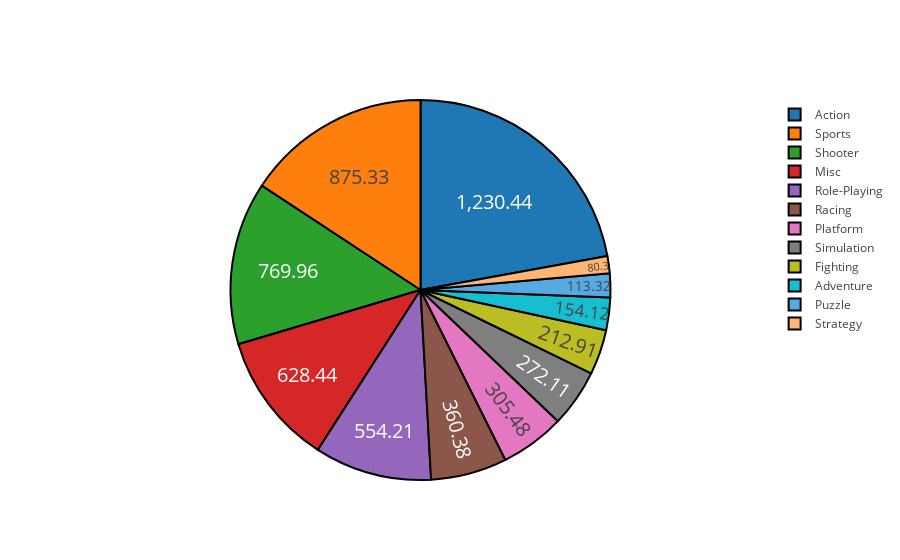

The notebook cell this image was saved under:
### Code cell
labels = top_genre_global['Global_Sales'].index
values = top_genre_global['Global_Sales'].tolist()


trace = go.Pie(labels=labels, values=values,
                hoverinfo='label+percent', textinfo='value', 
               textfont=dict(size=20),
               textposition= "inside",
               marker=dict(line=dict(color='#000000', width=2)))
config={'showLink': False}
iplot([trace], filename='styled_pie_chart',config=config)

### Figure 1 — Plotly figure (JSON) as saved in the notebook; plotly's stock layout.template omitted (floating-point values rounded to 4 significant figures)
{"data": [{"hoverinfo": "label+percent", "labels": ["Action", "Sports", "Shooter", "Misc", "Role-Playing", "Racing", "Platform", "Simulation", "Fighting", "Adventure", "Puzzle", "Strategy"], "marker": {"line": {"color": "#000000", "width": 2}}, "textfont": {"size": 20}, "textinfo": "value", "textposition": "inside", "type": "pie", "uid": "e9ebfd29-a42d-40a0-a89c-688038553e8a", "values": [1230.0, 875.3, 770.0, 628.4, 554.2, 360.4, 305.5, 272.1, 212.9, 154.1, 113.3, 80.3]}], "layout": {}}
